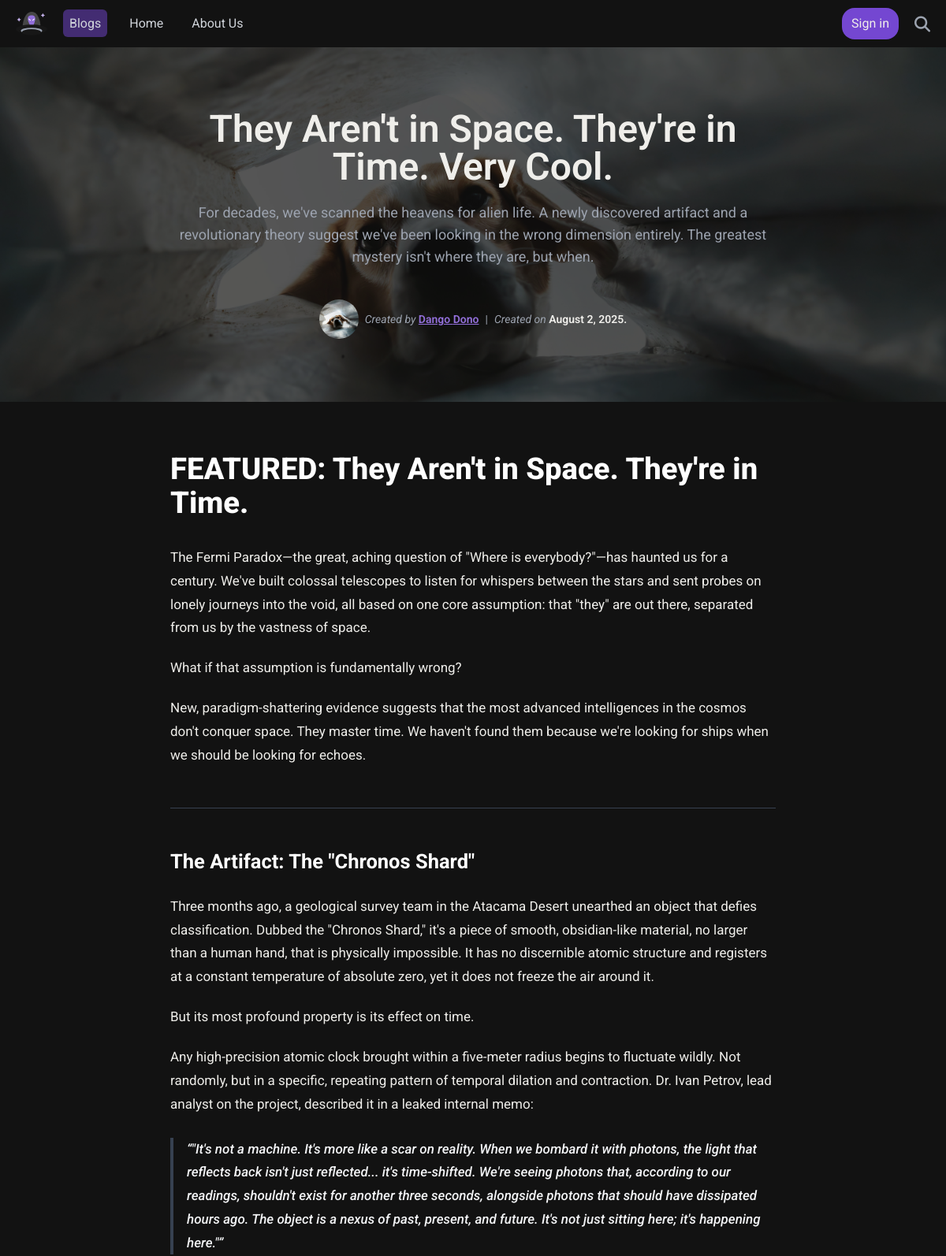
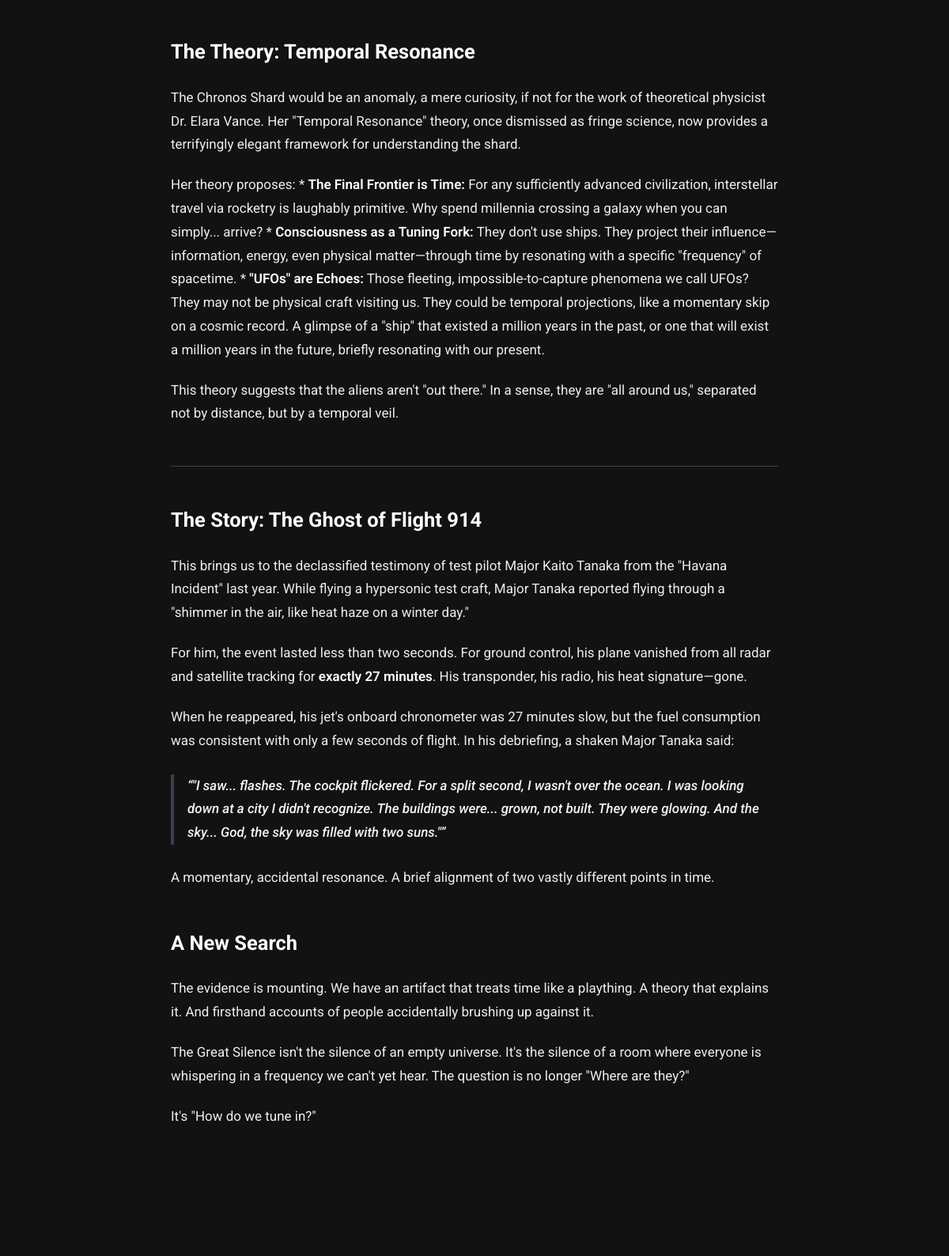
Screenshot of /blogs/2 (upper part) with the database file from the repository (2 pictures, top to bottom).
### blogs/models.py (models this page shows, shortened)
class Blog(models.Model):
    BLOG_TITLE_MAX_LEN = 100
    BLOG_DESCRIPTION_MAX_LEN = 300
    BLOG_CONTENT_MAX_LEN = 10000
    BLOG_DATE_CREATED_FORMAT = '%B %m, %Y' # Example: January 30, 2025
    BLOG_TAG_MAX_LEN = 30 # These are short. example is 'Discoveries'. just one tag because i dont feel like learning 'ManyToMany' bullshit.
    BLOG_TAG_OPTIONS = ['theories', 'discoveries', 'interviews', 'stories'] # A Post can only have one tag.
    TAG_OPTIONS = (
        ('theories', 'Theories'),
        ('discoveries', 'Discoveries'),
        ('interviews', 'Interviews'),
        ('stories', 'Stories'),
    )
    title = models.CharField(max_length=BLOG_TITLE_MAX_LEN)
    description = models.CharField(max_length=BLOG_DESCRIPTION_MAX_LEN)
    content = models.TextField()
    date_created = models.DateTimeField(auto_now_add=True)
    tag = models.CharField(max_length=BLOG_TAG_MAX_LEN)
    is_featured = models.BooleanField(default=False)
    author = models.ForeignKey(settings.AUTH_USER_MODEL, on_delete=models.CASCADE, default=1)

### users/models.py (models this page shows, shortened)
class CustomUser(AbstractUser):
    username = None
    first_name = models.CharField(max_length=150)
    last_name = models.CharField(max_length=150)
    email = models.EmailField('email address', unique=True)
    is_staff = models.BooleanField(default=False)
    USERNAME_FIELD = 'email'
    REQUIRED_FIELDS = ['first_name', 'last_name']
    objects = CustomUserManager()

### blogs/views.py (the view)
# urls.py: path("<int:blog_id>", views.read_blog_view, name="read_blog_view"),
def read_blog_view(request, blog_id):
    blog = Blog.objects.get(id=blog_id)
    context = {"blog" : blog}
    return render(request, "blogs/readBlog.html", context=context)

### blogs/templatetags/markdown_extras.py (called while the page is built)
@register.filter(name='convert_markdown')
def convert_markdown(value):
    return markdown.markdown(value, extensions=['fenced_code'])

### blogs/templatetags/user_tags.py (called while the page is built)
@register.simple_tag
def is_admin(user):
    return user.is_authenticated and (user.is_staff or user.is_superuser)

### blogs/templates/blogs/readBlog.html (shortened to what this page needs)
{% extends 'base.html' %}
{% load static %}
{% load markdown_extras %}
{% block content %}
<div
  class="min-h-[calc(100vh-theme(spacing.header))] pb-[100px] bg-my-black-300"
>
  <div
    class="w-full h-full bg-my-black-300 min-h-[calc(100vh-theme(spacing.header))]"
  >
    <article class="grid w-full">
      <div class="h-[500px] sm:h-[450px] col-start-1 row-start-1 grid">
        <img
          src="{% static 'imgs/placeholder.jpg' %}"
          class="w-full object-cover h-[500px] sm:h-[450px] col-start-1 row-start-1"
        />
        <div
          class="w-full bg-my-black-300/70 h-[500px] sm:h-[450px] col-start-1 row-start-1"
        ></div>
      </div>
      <div class="w-full px-5 col-start-1 row-start-1">
        <header class="w-full h-[500px] sm:h-[450px] flex justify-center items-center">
          <div class="w-full flex justify-center items-center">
            <div class="max-w-3xl text-center">
              <h1 class="text-4xl sm:text-5xl text-my-white font-semibold">
                {{ blog.title }}
              </h1>
              <p class="mt-5 sm:text-lg text-gray-400">
                {{ blog.description }}
              </p>
              <div
                class="text-sm mt-10 italic text-gray-400 flex items-center justify-center gap-2"
              >
                <div class="w-[50px] h-[50px]">
                  <img
                    src="{% static 'imgs/placeholder.jpg'%}"
                    class="w-full h-full object-cover rounded-full"
                  />
                </div>
                <p>
                  Created by
                  <span
                    class="not-italic text-neon-purple font-semibold underline"
                    >{{ blog.author.first_name }} {{ blog.author.last_name }}
                  </span>
                </p>
                <span class="not-italic">|</span>
                <p>
                  Created on
                  <span class="not-italic text-my-white font-semibold"
                    >{{ blog.date_created|date:"F j, Y" }}.</span>
                </p>
              </div>
            </div>
          </div>
        </header>
        <section class="py-16 w-full flex justify-center">
          <div class="max-w-7xl w-full flex justify-center">
            <div
              class="bg-my-black-300 prose prose-invert max-w-3xl text-my-white text-[17px]"
            >
              {{ blog.content|convert_markdown|safe }}
            </div>
          </div>
        </section>
      </div>
    </article>
  </div>
</div>
{% endblock %}

### templates/base.html (shortened to what this page needs)
{% load static %}
{% load user_tags %}
<!doctype html>
<html>
<head>
  <link href="{% static 'css/output.css' %}" rel="stylesheet">
  {% is_admin request.user as user_is_admin %}
</head>
<body>
    {% block header %}
    <header class="sticky top-0 left-0 z-30 w-full bg-my-black-300">
      <div class="py-[10px] text-my-white">
        <div class="w-full max-w-7xl mx-auto">
          <nav class="w-full px-5">
            <div class="hidden sm:flex w-full justify-between items-center">
              <div class="flex gap-x-5 items-center">
                <a href="/">
                  <div>
                    <img src="{% static 'imgs/ufo.svg' %}" width="40" height="40">
                  </div>
                </a>
                <ul class="flex gap-x-5 items-center">
                  <li>
                    <a class="p-2 w-10 h-4 text-gray-300 rounded-md bg-mono-neon-purple/50" href="/blogs">
                        Blogs
                    </a>
                  </li>
                  <li>
                    <a class="p-2 w-10 h-4 text-gray-300 rounded-md bg-transparent" href="/">
                        Home
                    </a>
                  </li>
                  <li>
                    <a class="p-2 w-10 h-4 text-gray-300 rounded-md bg-transparent" href="/about-us">
                        About Us
                    </a>
                  </li>
                </ul>
              </div>
              <div class="flex gap-x-5 items-center">
                {% if user_is_admin %}
                  <a href="/blogs/create">
                    <div class="flex gap-x-3 px-3 py-2 border rounded-md border-gray-500">
                      <div class="flex justify-center items-center text-white"><i class="fa-solid fa-plus fa-md"></i></div>
                      <span>Create Blog</span>
                    </div>
                  </a>
                  <div class="relative flex items-center">
                    <button data-toggle="dropdown" class="w-[35px] h-[35px]">
                      <img class="w-full h-full object-cover rounded-full" src="{% static 'imgs/placeholder.jpg' %}">
                    </button>
                    <div data-dropdown class="hidden py-2 absolute mt-2 rounded-md shadow-lg w-48 right-0 top-full bg-zinc-800 z-10">
                      <ul class="flex flex-col">
                        <li>
                          <a class="w-full" href="#">
                            <div class="w-full hover:bg-white/10 py-2 pl-4">Profile</div>
                          </a>
                        </li>
                        <li>
                          <a class="w-full " href="/users/sign-out">
                            <div class="w-full hover:bg-white/10 py-2 pl-4">Sign out</div>
                          </a>
                        </li>
                      </ul>
                    </div>
                  </div>
                {% else %}
                  <a href="/users/sign-in">
                    <div class="px-3 py-2 rounded-2xl bg-mono-neon-purple">
                      Sign in
                    </div>
                  </a>
                {% endif %}
                <div class="relative flex items-center">
                  <button data-toggle="dropdown">
                    <span class="flex justify-center items-center">
                      <i class="text-gray-400 fa-solid fa-magnifying-glass fa-lg hover:brightness-125"></i>
                    </span>
                  </button>
                </div>
              </div>
            </div>
          </nav>
        </div>
      </div>
    </header>
    {% endblock %}
    <main>
      {% block content %}
      {% endblock %}
    </main>
</body>

### rows the page displays
Blog: title "They Aren't in Space. They're in Time. Very Cool.", description "For decades, we've scanned the heavens for alien life. A newly discovered artifact and a revolutionary theory suggest we've been looking in the wrong dimension entirely. The greatest mystery isn't where they are, but when.", author.first_name "Dango", author.last_name "Dono", date_created "August 2, 2025", content|convert_markdown "FEATURED: They Aren't in Space. They're in Time. The Fermi Paradox—the great, aching question of \"Where is everybody?\"—has haunted us for a century. We've built colossal telescopes to listen for whispers between the stars and sent probes on lonely journeys into the void, all based on one core assumption: that \"they\" are out there, separated from us by the vastness of space. What if that assumption is fundamentally wrong? New, paradigm-shattering evidence suggests that the most advanced intelligences in the cosmos don't conquer space. They master time. We haven't found them because we're looking for ships when we should be looking for echoes. The Artifact: The \"Chronos Shard\" Three months…"
